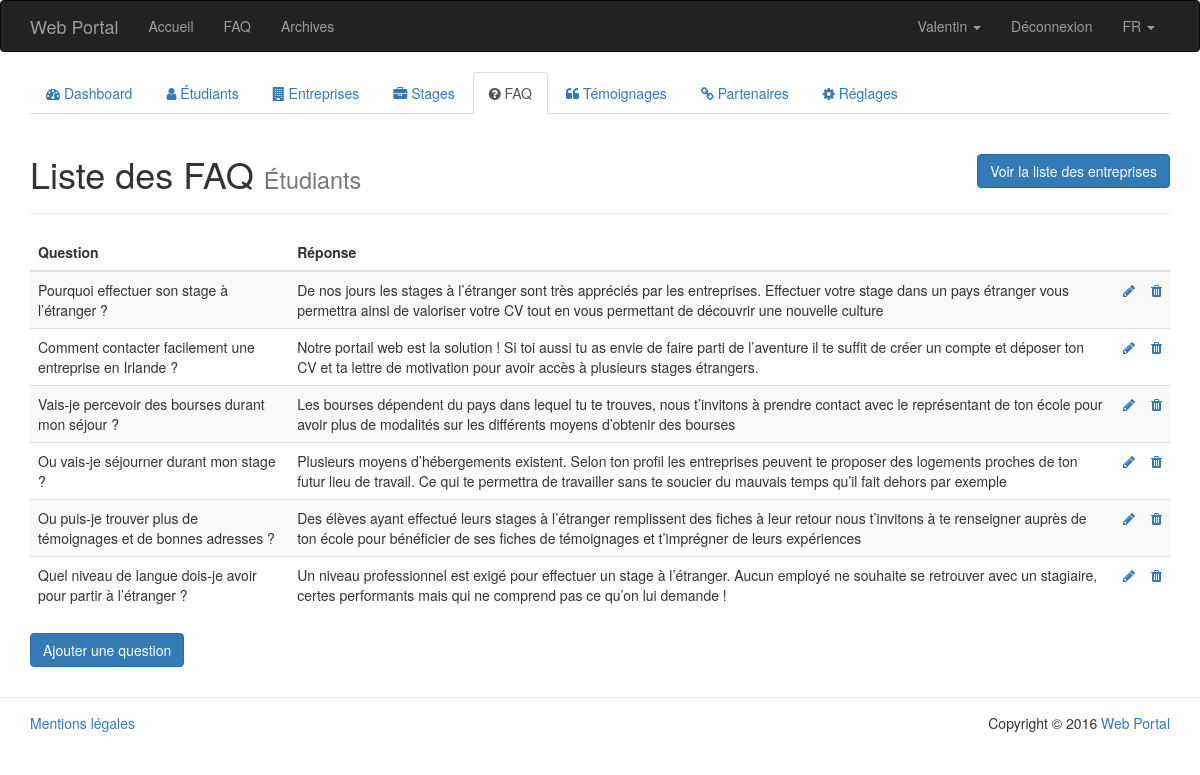
The page /PHP/public/index.php?page=admin/faq-list&type=student (signed in) on the database as committed earlier.
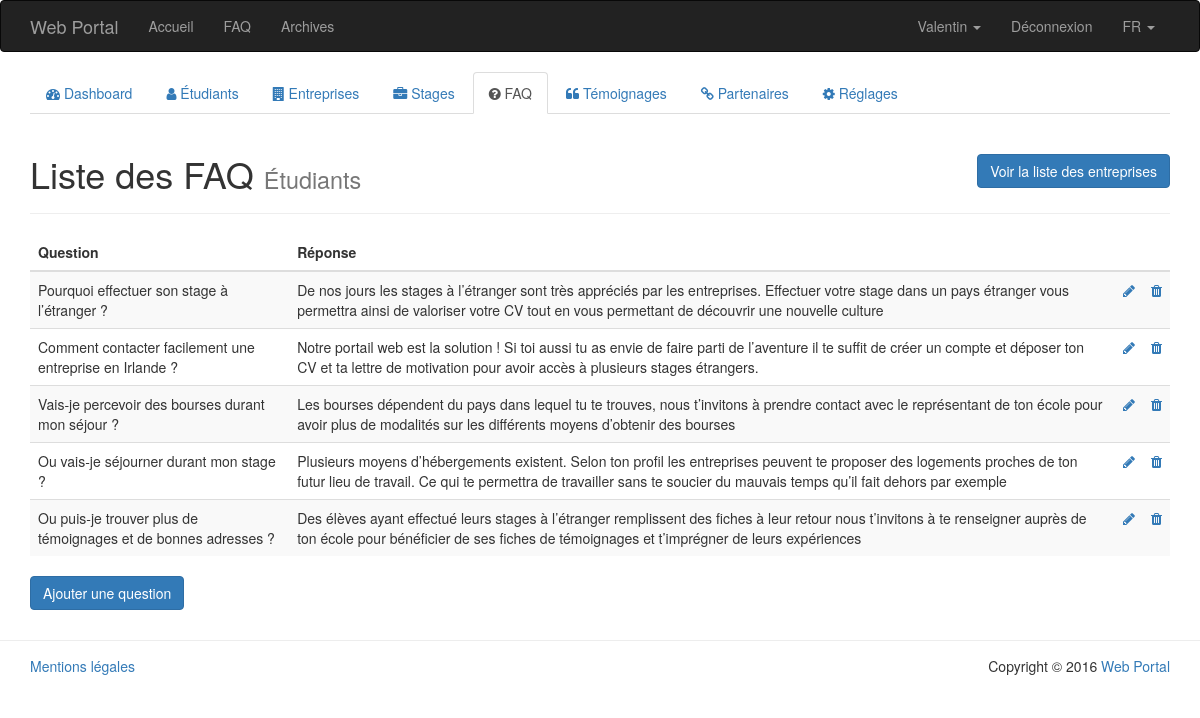
The same page on the database as committed later.
### tables this page shows
CREATE TABLE IF NOT EXISTS `faq` (
  `id` int(11) NOT NULL AUTO_INCREMENT,
  `question` text NOT NULL,
  `answer` text NOT NULL,
  `target` enum('student','company') NOT NULL,
  PRIMARY KEY (`id`)
);

### PHP/app/model/Faq.class.php (called while the page is built, shortened)
<?php
	class Faq {
		public function __get($nom) {
			return $this->$nom;
		}
		public static function getStudentsFaq() {
			$db = PDOConnexion::getInstance();
			$sql = 'SELECT * FROM faq WHERE target LIKE "student"';
			$sth = $db->prepare($sql);
			$sth->setFetchMode(PDO::FETCH_CLASS|PDO::FETCH_PROPS_LATE, 'Faq');
			$sth->execute();
			return $sth->fetchAll();
		}
	}
?>

### PHP/app/view/admin/faq-list.php (the view, shortened to what this page needs)
<?php
	$type = ($_GET['type'] == 'student') ? 'student' : 'company';
?>
<div class="col-md-12">
	<div class="page-header">
		<h1>
			Liste des FAQ
			<?php
				if ($type == 'student') {
					echo '<small>Étudiants</small>';
					echo '<a href="index.php?page=admin/faq-list&type=company" class="btn btn-primary pull-right">Voir la liste des entreprises</a>';
				}
				else {
					echo '<small>Entreprises</small>';
					echo '<a href="index.php?page=admin/faq-list&type=student" class="btn btn-primary pull-right">Voir la liste des étudiants</a>';
				}
			?>
		</h1>
	</div>
	<table class="table table-striped">
		<thead>
			<tr>
				<th>Question</th>
				<th>Réponse</th>
				<th></th>
				<th></th>
			</tr>
		</thead>
		<tbody>
			<?php
				if ($type == 'student') {
					foreach (Faq::getStudentsFaq() as $faq) {
						echo '<tr data-id="' . $faq->id . '">';
							echo '<td>' . $faq->question . '</td>';
							echo '<td>' . $faq->answer . '</td>';
							echo '<td><a href="index.php?page=admin/faq-edit&amp;id=' . $faq->id . '"><i class="fa fa-pencil" data-toggle="tooltip" title="Modifier"></i></a></td>';
							echo '<td><a href="#" title="Supprimer" data-action="delete"><i class="fa fa-trash"  data-toggle="tooltip" title="Supprimer"></i></a></td>';
						echo '</tr>';
					}
				}
			?>
		</tbody>
	</table>
	<a href="index.php?page=admin/add-faq&amp;type=<?php echo $type; ?>" class="btn btn-primary">Ajouter une question</a>
</div>

Rows that differ between the two databases and show on the page:
removed faq: question "Quel niveau de langue dois-je avoir pour partir à l’étranger ?", answer "Un niveau professionnel est exigé pour effectuer un stage à l’étranger. Aucun employé ne souhaite se retrouver avec un stagiaire, certes performants mais qui ne comprend pas ce qu’on lui demande !"
